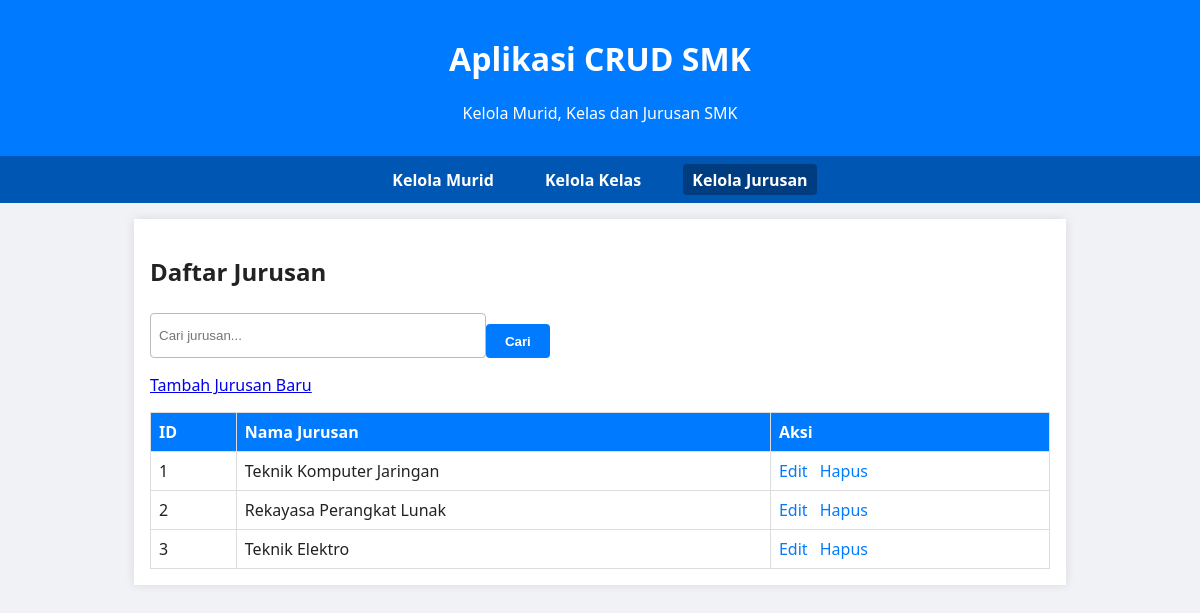
The page /?entity=jurusan on the database its author committed.
### tables this page shows
CREATE TABLE IF NOT EXISTS jurusan (
    id INT AUTO_INCREMENT PRIMARY KEY,
    nama VARCHAR(100) NOT NULL
);

### src/Models/Model.php (called while the page is built, shortened)
<?php
abstract class Model
{
    protected \mysqli $conn;
    protected string $table;
    public function __construct(\mysqli $conn)
    {
        $this->conn = $conn;
    }
    public function readAll(): array
    {
        $sql = "SELECT * FROM {$this->table}";
        $res = $this->conn->query($sql);
        return $res->fetch_all(MYSQLI_ASSOC);
    }
}
?>

### index.php (the view, shortened to what this page needs)
<?php
$db = new DB('localhost', 'root', '', 'smkdb');
$mysqli = $db->getConnection();
$jurusanModel = new Jurusan($mysqli);
$entity = $_GET['entity'] ?? 'murid';
$action = $_GET['action'] ?? 'list';
switch ($entity) {
  case 'jurusan':
    handleJurusan($action, $jurusanModel);
    break;
}
$content = ob_get_clean();
?>
<!DOCTYPE html>
<html lang="id">
<head>
</head>
<body>
<header>
    <h1>Aplikasi CRUD SMK</h1>
    <p>Kelola Murid, Kelas dan Jurusan SMK</p>
</header>
<nav>
    <a href="?entity=murid" class="<?= $entity === 'murid' ? 'active' : ''; ?>">Kelola Murid</a>
    <a href="?entity=kelas" class="<?= $entity === 'kelas' ? 'active' : ''; ?>">Kelola Kelas</a>
    <a href="?entity=jurusan" class="<?= $entity === 'jurusan' ? 'active' : ''; ?>">Kelola Jurusan</a>
</nav>
<main>
    <?= $content ?>
</main>
</body>
</html>
<?php
function req_get(string $key, $default = '') {
  return isset($_GET[$key]) ? trim($_GET[$key]) : $default;
}
function handleJurusan(string $action, Jurusan $model) {
  switch ($action) {
    default:
      $search = req_get('search', '');
      $items = $search !== '' ? $model->search($search) : $model->readAll();
      listJurusan($items, $search);
      break;
  }
}
function listJurusan(array $items, string $search) {
  echo "<h2>Daftar Jurusan</h2>";
  echo "<form method='get' class='search-form'>
    <input type='hidden' name='entity' value='jurusan' />
    <input type='text' name='search' placeholder='Cari jurusan...' value=\"" . htmlspecialchars($search) . "\" />
    <button type='submit'>Cari</button>
  </form>";
  echo "<a href='?entity=jurusan&action=create'>Tambah Jurusan Baru</a>";
  if (count($items) === 0) {
    echo "<p>Tidak ada data jurusan.</p>";
  } else {
    echo "<table><thead><tr><th>ID</th><th>Nama Jurusan</th><th>Aksi</th></tr></thead><tbody>";
    foreach ($items as $item) {
      echo "<tr>
        <td>{$item['id']}</td>
        <td>" . htmlspecialchars($item['nama']) . "</td>
        <td class='actions'>
          <a href='?entity=jurusan&action=edit&id={$item['id']}'>Edit</a>
          <a href='?entity=jurusan&action=delete&id={$item['id']}' onclick='return confirm(\"Yakin ingin hapus?\");'>Hapus</a>
        </td>
      </tr>";
    }
    echo "</tbody></table>";
  }
}
?>

### index.php (style rules this page uses)
body { font-family: 'Segoe UI', Tahoma, Geneva, Verdana, sans-serif; margin:0; padding:0; background:#f0f2f5; color:#222; }
header { background:#007bff; color:#fff; padding:1rem; text-align:center; }
nav { background:#0056b3; padding:0.5rem; display:flex; justify-content:center; flex-wrap:wrap; }
nav a { color:#fff; margin:0 1rem; text-decoration:none; font-weight:600; padding:0.3rem 0.6rem; border-radius:4px; }
nav a.active, nav a:hover { background:#003d80; }
main { max-width:900px; margin:1rem auto; padding:1rem; background:#fff; box-shadow:0 0 10px rgba(0,0,0,0.1); }
table { border-collapse:collapse; width:100%; margin-top:1rem; }
th, td { border:1px solid #ddd; padding:0.5rem; text-align:left; }
th { background:#007bff; color:#fff; }
form { margin-top:1rem; }
input[type="text"], select, textarea, input[type="date"] { width:100%; padding:0.5rem; margin-top:0.3rem; border:1px solid #bbb; border-radius:4px; }
button { margin-top:1rem; padding:0.6rem 1.2rem; border:none; background:#007bff; color:#fff; border-radius:4px; cursor:pointer; font-weight:600; }
.actions a { margin-right:0.5rem; color:#007bff; text-decoration:none; }
.search-form { display:flex; max-width:400px; margin:1rem 0; }
.search-form input[type="text"] { flex-grow:1; }
.search-form button { flex-shrink:0; }

### rows shown on the page
jurusan: id "1", nama "Teknik Komputer Jaringan"
jurusan: id "2", nama "Rekayasa Perangkat Lunak"
jurusan: id "3", nama "Teknik Elektro"
